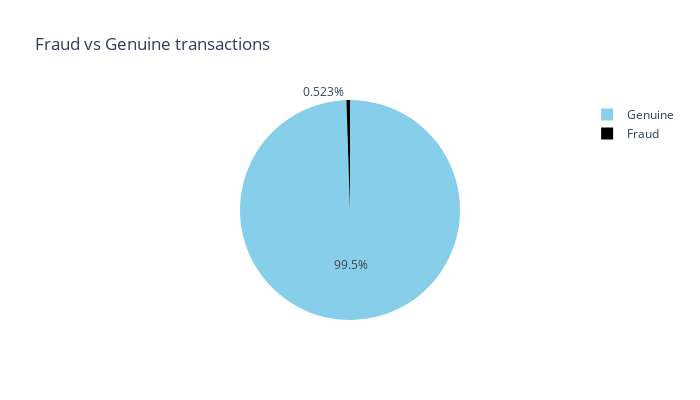

The notebook cell this image was saved under:
### Code cell
# Labeling the data in genuine and fraudulent transactions, this way it is easier to observe that the data is unbalanced.
labels=["Genuine", "Fraud"]
fraud_or_not = df_train['is_fraud'].value_counts().tolist()
values = [fraud_or_not[0], fraud_or_not[1]]
# Plotting the values.
fig = px.pie(values = df_train['is_fraud'].value_counts(), names = labels , width = 700, height = 400, color_discrete_sequence = ["skyblue", "black"]
             ,title = "Fraud vs Genuine transactions")
fig.show()

### Figure 1 — Plotly figure (JSON) as saved in the notebook; plotly's stock layout.template omitted (floating-point values rounded to 4 significant figures)
{"data": [{"domain": {"x": [0, 1], "y": [0, 1]}, "hovertemplate": "label=%{label}<br>value=%{value}<extra></extra>", "labels": ["Genuine", "Fraud"], "legendgroup": "", "name": "", "showlegend": true, "type": "pie", "values": [1474161, 7754]}], "layout": {"height": 400, "legend": {"tracegroupgap": 0}, "piecolorway": ["skyblue", "black"], "title": {"text": "Fraud vs Genuine transactions"}, "width": 700}}
